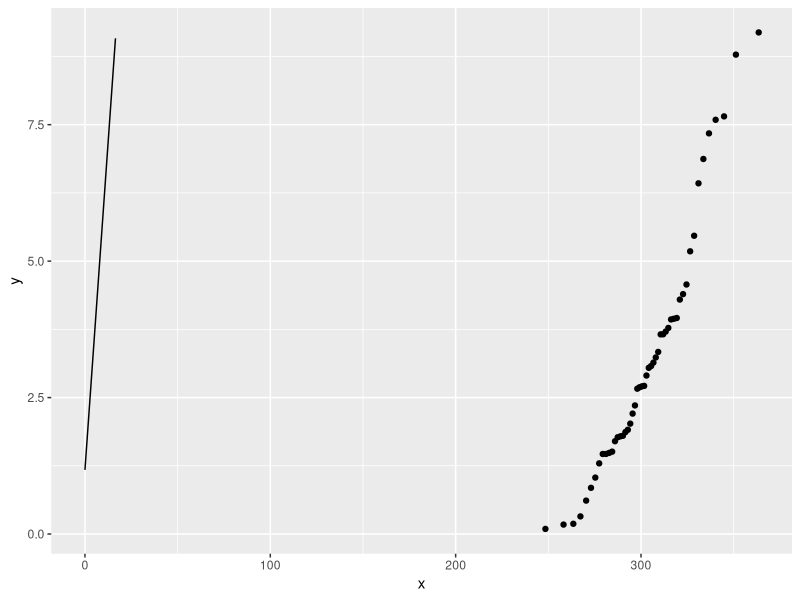

This chart was generated by the following R code:
## ---- chunk 1
library(tidyverse)

set.seed(7)
n_points <- 50 # sample size

df <- data.frame(y = rchisq(n_points, df = 3))

ggplot(df, aes(sample = y)) +
  stat_qq(distribution = qchisq, dparams = list(300, 3)) +
  stat_qq_line(distribution = qchisq, dparams = list(ncol(df), 3))

